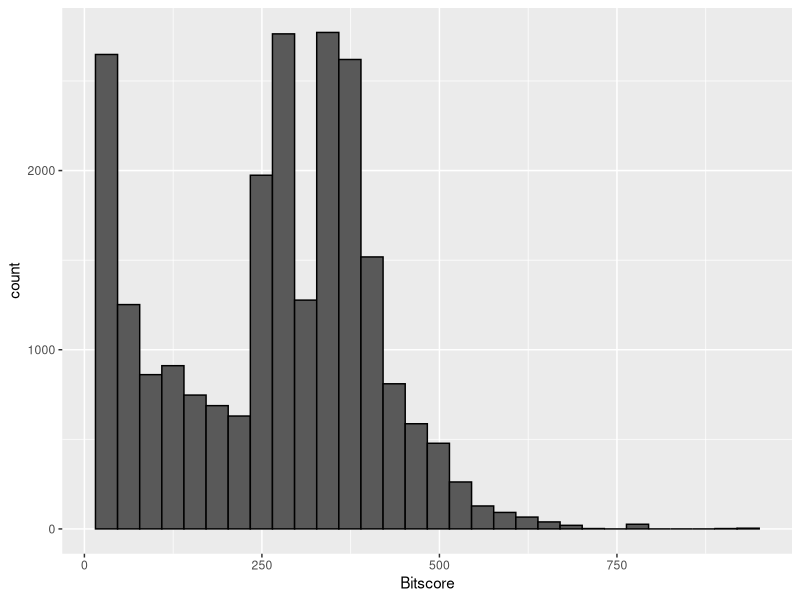
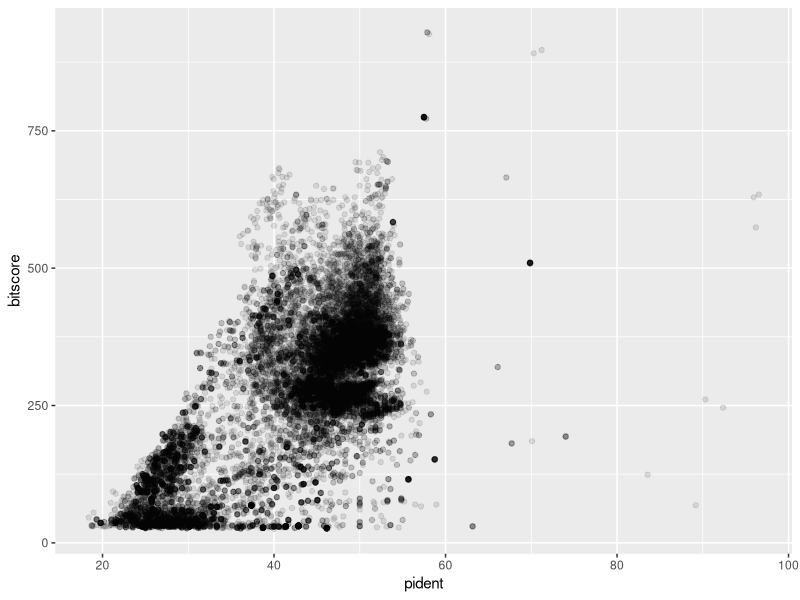
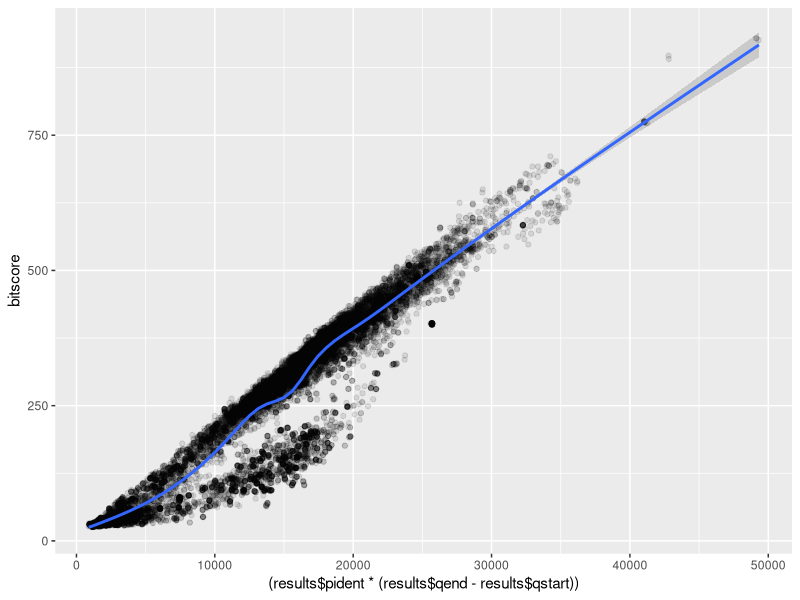

The R script that drew these images, in order:
## ---- chunk 1
results <- read.table("results.tsv")
## ---- chunk 2
colnames(results) <- c("qseqid", "sseqid", "pident", "length", "mismatch", "gapopen", "qstart", "qend", "sstart", "send", "evalue", "bitscore")
## ---- chunk 3
library(ggplot2)

ggplot(results) +
  aes(results$bitscore) +
  geom_histogram(color='black', bins=30) +
  labs(x='Bitscore')
## ---- chunk 4
ggplot(results) +
  aes(pident, bitscore) +
  geom_point(alpha=0.1) 
## ---- chunk 5
ggplot(results, aes((results$pident * (results$qend - results$qstart)), bitscore)) + geom_point(alpha=0.1) + geom_smooth()
